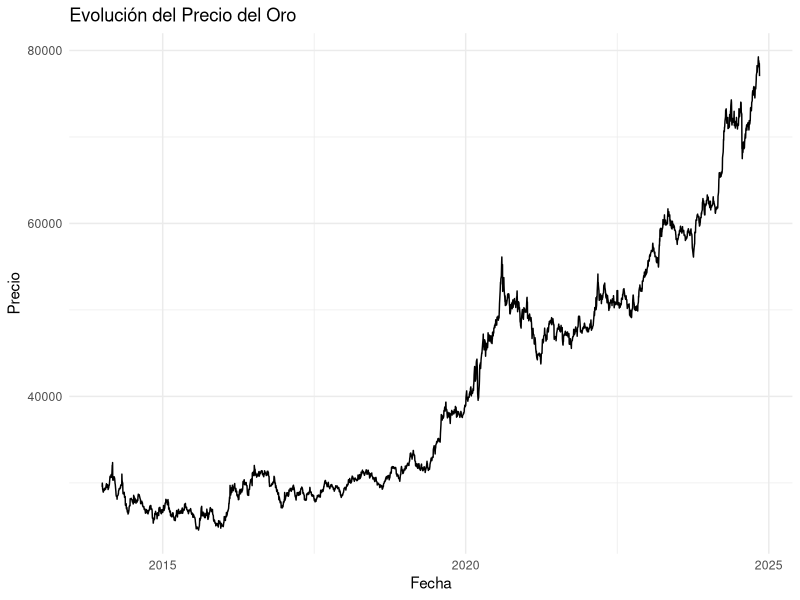
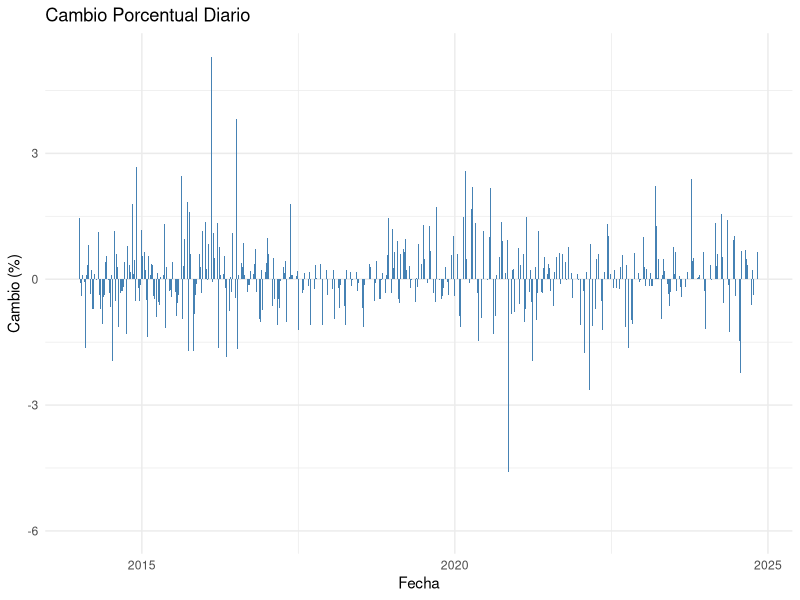
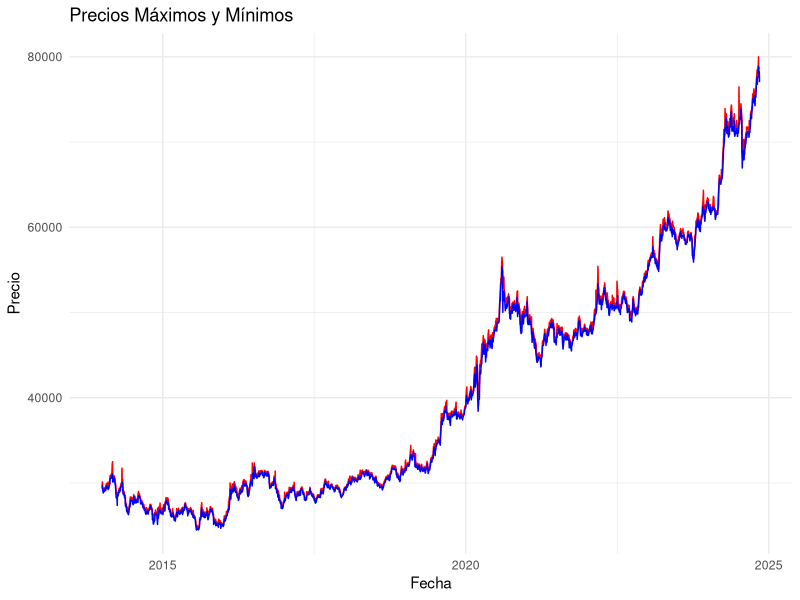
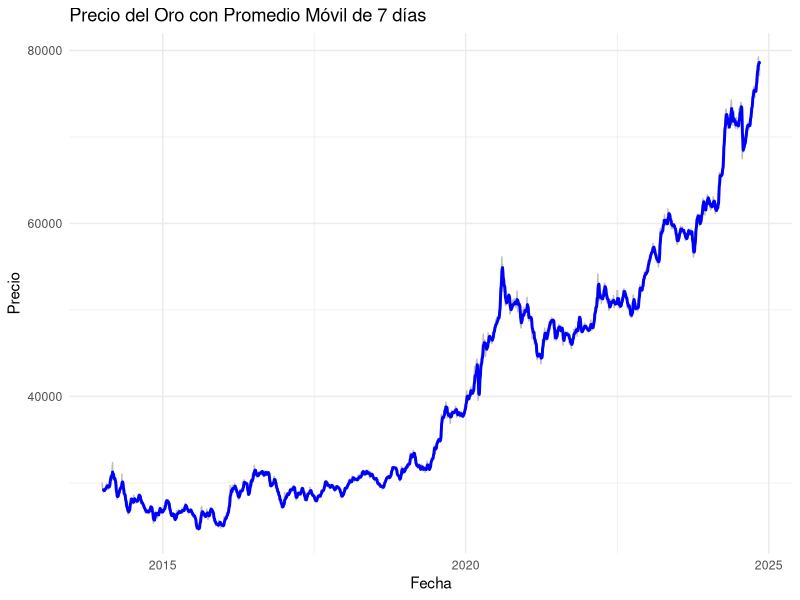
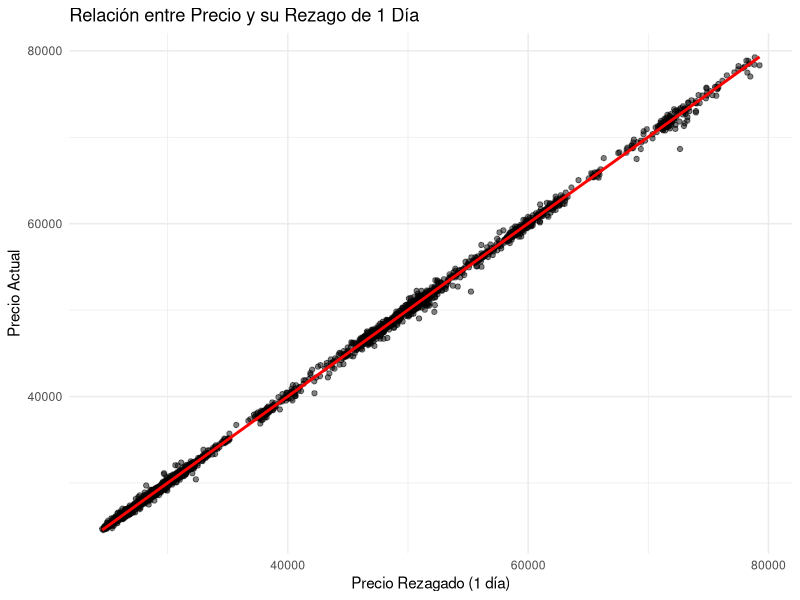
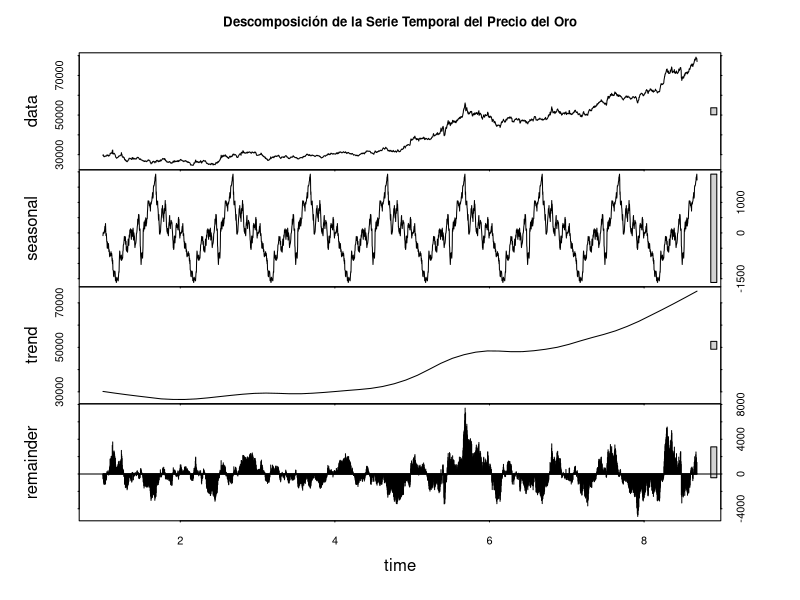

Source code (R) for these figures, in order:
## ---- chunk 1
knitr::opts_chunk$set(
  echo = FALSE,
  message = FALSE,
  warning = NA,
  comment = NA)
## ---- chunk 2
library(tidyverse)
library(lubridate)
library(skimr)
library(ggplot2)
library(forecast)
library(TTR)
library(zoo)
datos <- read_csv("Gold Price.csv")
head(datos)
## ---- chunk 3
skim(datos)  # Resumen detallado
## ---- chunk 4
# Convertir fecha
datos <- datos %>%
  mutate(Date = as.Date(Date))

# Verificar valores faltantes
colSums(is.na(datos))
## ---- chunk 5
# Precio a lo largo del tiempo
ggplot(datos, aes(x = Date, y = Price)) +
  geom_line() +
  labs(title = "Evolución del Precio del Oro",
       x = "Fecha",
       y = "Precio") +
  theme_minimal()
## ---- chunk 6
# Cambios porcentuales
ggplot(datos, aes(x = Date, y = `Chg%`)) +
  geom_col(fill = "steelblue") +
  labs(title = "Cambio Porcentual Diario",
       x = "Fecha",
       y = "Cambio (%)") +
  theme_minimal()
## ---- chunk 7
# Comparación de High vs Low
ggplot(datos, aes(x = Date)) +
  geom_line(aes(y = High), color = "red") +
  geom_line(aes(y = Low), color = "blue") +
  labs(title = "Precios Máximos y Mínimos",
       x = "Fecha",
       y = "Precio") +
  theme_minimal()
## ---- chunk 8
# Procesamiento inicial
datos <- datos %>%
  mutate(Date = as.Date(Date)) %>%
  arrange(Date)  #Ordenar por fecha
## ---- chunk 9
datos <- datos %>%
  mutate(moving_avg_7 = SMA(Price, n = 7))

# Visualización
ggplot(datos, aes(x = Date)) +
  geom_line(aes(y = Price), color = "gray") +
  geom_line(aes(y = moving_avg_7), color = "blue", size = 1) +
  labs(title = "Precio del Oro con Promedio Móvil de 7 días",
       x = "Fecha",
       y = "Precio") +
  theme_minimal()
## ---- chunk 10
# Creamos una variable de rezago de 1 día
datos <- datos %>%
  mutate(lag_1 = lag(Price, 1))

# Graficamos relación entre Price y su rezago
ggplot(datos, aes(x = lag_1, y = Price)) +
  geom_point(alpha = 0.5) +
  geom_smooth(method = "lm", se = FALSE, color = "red") +
  labs(title = "Relación entre Precio y su Rezago de 1 Día",
       x = "Precio Rezagado (1 día)",
       y = "Precio Actual") +
  theme_minimal()
## ---- chunk 11
# Convertimos a serie de tiempo
serie_ts <- ts(datos$Price, frequency = 365)

# Descomponemos la serie
descomposicion <- stl(na.approx(serie_ts), s.window = "periodic")

# Gráfico de descomposición
plot(descomposicion, main = "Descomposición de la Serie Temporal del Precio del Oro")
